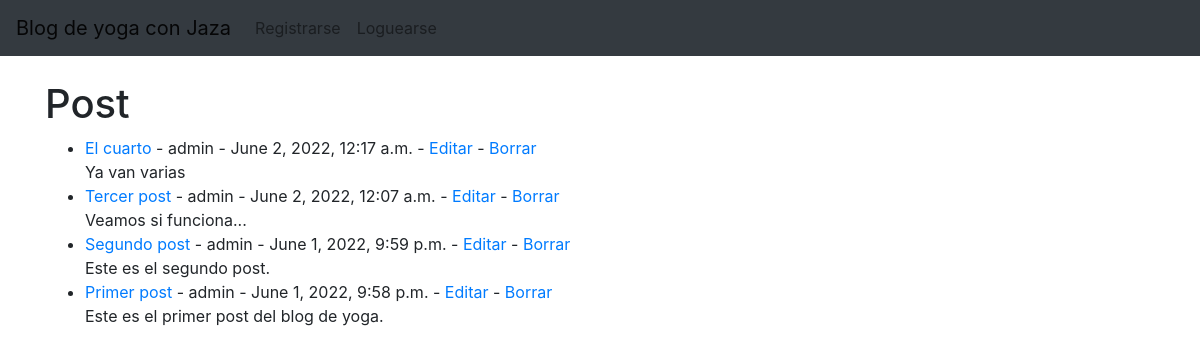
The app's page /, older data.
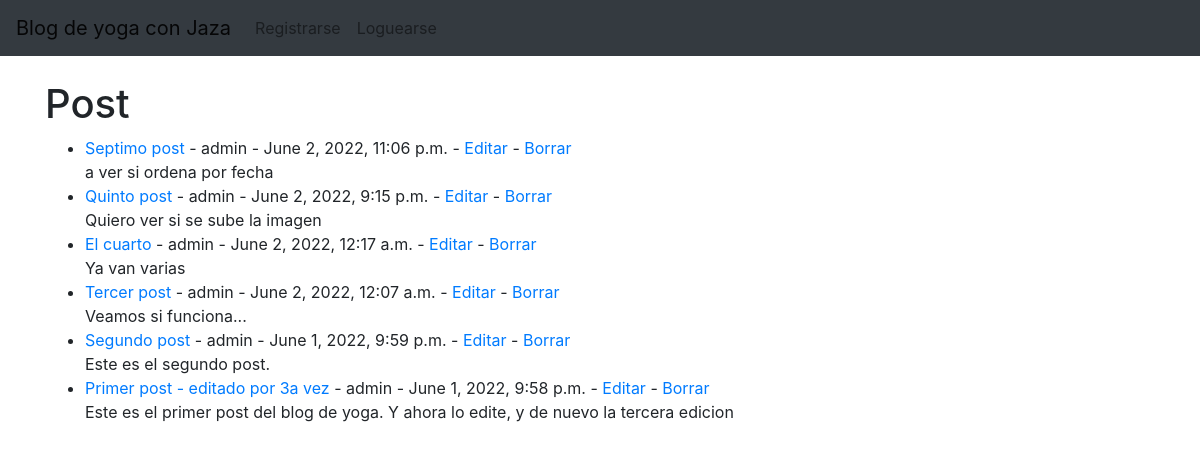
The same page, newer data.
### AppBlogYoga/models.py (models this page shows, shortened)
class Post(models.Model):
    titulo=models.CharField(max_length=200)
    subtitulo=models.CharField(max_length=200)
    cuerpo=models.TextField()
    autor=models.ForeignKey(User, on_delete=models.CASCADE)
    fecha=models.DateTimeField(auto_now_add=True)
    imagen=models.ImageField(upload_to='blog/', blank=True, null=True)
    categoria=models.CharField(max_length=200, default='yoga')

### AppBlogYoga/views.py (the view)
# urls.py: path('', HomeView.as_view(), name='home'),
class HomeView(ListView):
    model = Post
    template_name = 'home.html'
    ordering=['-fecha']

### AppBlogYoga/templates/home.html
{% extends 'padre.html' %}
{% block content %}
<h1>Post</h1>
<ul>
{% for post in object_list %}
    <li><a href="{% url 'detailPost' post.pk %}">{{ post.titulo }}</a>
    - {{ post.autor }} - {{post.fecha}} -
    <a href="{% url 'updatePost' post.pk %}">Editar</a>
    - <a href="{% url 'deletePost' post.pk %}">Borrar</a>
    <br/>
    {{ post.cuerpo }}</li>
{% endfor %}
</ul>
{% endblock %}

Row changes from the older to the newer data that the page shows:
added Post: titulo "Septimo post", autor "admin", fecha "June 2, 2022, 11:06 p.m.", cuerpo "a ver si ordena por fecha"
added Post: titulo "Quinto post", autor "admin", fecha "June 2, 2022, 9:15 p.m.", cuerpo "Quiero ver si se sube la imagen"
changed Post: titulo "Primer post" → "Primer post - editado por 3a vez"; cuerpo "Este es el primer post del blog de yoga." → "Este es el primer post del blog de yoga. Y ahora lo edite, y de nuevo la tercera edicion"
